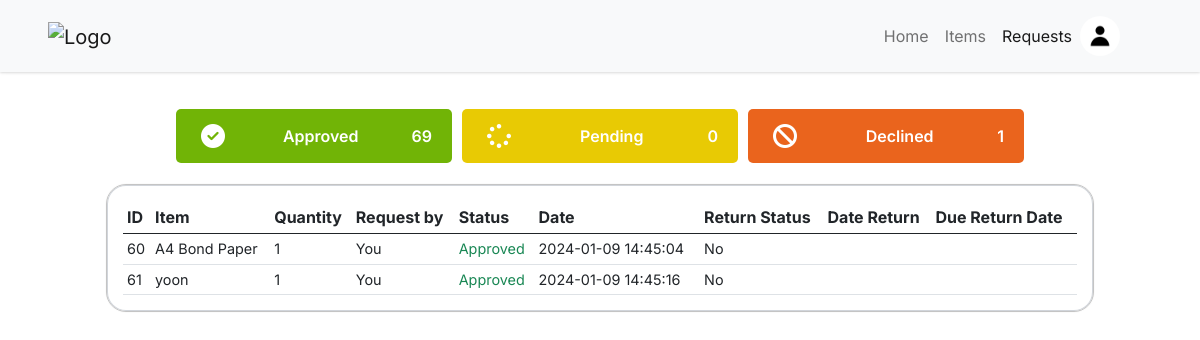
The page /requests.php (signed in) on the database as committed earlier.
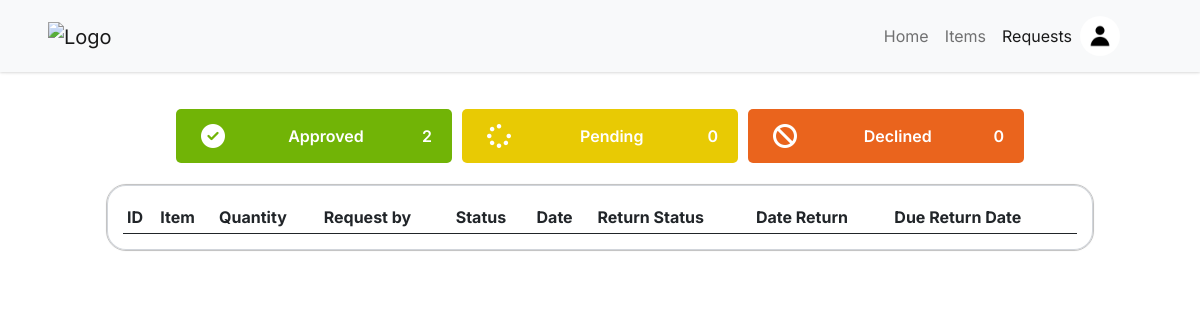
The same page on the database as committed later.
### tables this page shows
CREATE TABLE `users` (
  `user_id` int(11) NOT NULL,
  `user_firstname` varchar(255) NOT NULL,
  `user_lastname` varchar(255) NOT NULL,
  `user_email` varchar(255) NOT NULL,
  `user_password` varchar(255) NOT NULL,
  `user_category` int(11) NOT NULL,
  `user_chapter` int(11) NOT NULL,
  `user_image` varchar(255) NOT NULL,
  `user_status` enum('active','inactive') NOT NULL
);

CREATE TABLE `history` (
  `history_id` int(11) NOT NULL,
  `history_item_id` int(11) NOT NULL,
  `history_quantity` int(11) NOT NULL,
  `history_user_id` int(11) NOT NULL,
  `history_status` enum('approved','declined','pending','') NOT NULL,
  `history_date` timestamp NOT NULL DEFAULT current_timestamp() ON UPDATE current_timestamp(),
  `isReturned` int(1) NOT NULL,
  `history_date_return` varchar(30) NOT NULL,
  `history_due_date` varchar(30) NOT NULL
);

CREATE TABLE `items` (
  `item_id` int(11) NOT NULL,
  `unique_item_id` varchar(225) NOT NULL,
  `item_name` varchar(255) NOT NULL,
  `item_category` int(11) NOT NULL,
  `item_measure` int(11) NOT NULL,
  `item_quantity` int(11) NOT NULL,
  `item_chapter` int(11) NOT NULL,
  `item_status` enum('enabled','disabled','','') NOT NULL,
  `item_description` varchar(255) NOT NULL,
  `item_image` varchar(255) NOT NULL
);

### requests.php (the view, shortened to what the rows shown need)
<?php
include './includes/config.inc.php';
?>
<!DOCTYPE html>
<html lang="en">
<head>
    <?php include_once 'includes/headers.inc.php'; ?>
    <link rel="stylesheet" href="assets/css/style.css?v=<?php echo time(); ?>">
    <link rel="stylesheet" href="assets/css/nav.css?v=<?php echo time(); ?>">
    <link rel="stylesheet" href="assets/css/items.css?v=<?php echo time(); ?>">
    <link rel="stylesheet" href="assets/css/requests.css?v=<?php echo time(); ?>">
    <link rel="stylesheet" href="https://cdn.datatables.net/1.13.6/css/jquery.dataTables.css" />
</head>
<body>
    <?php include 'nav.php'; ?>
    <div id="wrapper">
        <div class="section px-5 pt-4">
                    <?php
                    $query = "SELECT COUNT(history_status) FROM history WHERE history_status = 'declined'";
                    ?>
            <div class="row justify-content-center align-items-center">
                <div class="col-12 col-sm-12 col-md-12 col-lg-11">
                    <div class="table-responsive">
                        <table class="table table-hover table-sm">
                            <thead>
                                <tr>
                                    <th>ID</th>
                                    <th>Item</th>
                                    <th>Quantity</th>
                                    <th>Request by</th>
                                    <th>Status</th>
                                    <th>Date</th>
                                    <th>Return Status</th>
                                    <th>Date Return</th>
                                    <th>Due Return Date</th>
                                </tr>
                            </thead>
                            <tbody>
                                <?php
                                if (isset($_SESSION['CT'])) {
                                    try {
                                        if ($_SESSION['CT'] == 1) {
                                            if ($_SESSION['CH'] == 1) {
                                                $query = "SELECT h.history_id AS ID,
                                                    i.item_name AS Item,
                                                    i.item_id AS itemID,
                                                    h.history_user_id AS userID,
                                                    h.history_quantity AS Quantity,
                                                    CONCAT(u.user_firstname, ' ', u.user_lastname) AS 'Request by',
                                                    h.history_status AS Status,
                                                    h.isReturned AS isReturned,
                                                    h.history_date_return AS dateReturn,
                                                    h.history_due_date AS dueDate,
                                                    h.history_date AS Date
                                                    FROM history AS h
                                                    INNER JOIN items AS i ON h.history_item_id = i.item_id
                                                    INNER JOIN users AS u ON h.history_user_id = u.user_id;";
                                            } else {
                                                $query = "SELECT h.history_id AS ID,
                                                    i.item_name AS Item,
                                                    i.item_id AS itemID,
                                                    h.history_user_id AS userID,
                                                    h.history_quantity AS Quantity,
                                                    CONCAT(u.user_firstname, ' ', u.user_lastname) AS 'Request by',
                                                    h.history_status AS Status,
                                                    h.history_date AS Date,
                                                    h.isReturned AS isReturned,
                                                    h.history_date_return AS dateReturn,
                                                    h.history_due_date AS dueDate,
                                                    h.history_user_id AS hUserID
                                                    FROM history AS h
                                                    INNER JOIN items AS i ON h.history_item_id = i.item_id
                                                    INNER JOIN users AS u ON h.history_user_id = u.user_id
                                                    WHERE u.user_chapter =" . $_SESSION['CH'] . ";";
                                            }
                                        } else if ($_SESSION['CT'] == 0) {
                                            $query = "SELECT h.history_id AS ID,
                                                i.item_name AS Item,
                                                i.item_id AS itemID,
                                                h.history_user_id AS userID,
                                                h.history_quantity AS Quantity,
                                                CONCAT(u.user_firstname, ' ', u.user_lastname) AS 'Request by',
                                                h.history_status AS Status,
                                                h.history_date AS Date,
                                                h.isReturned AS isReturned,
                                                h.history_date_return AS dateReturn,
                                                h.history_due_date AS dueDate
                                                FROM history AS h
                                                INNER JOIN items AS i ON h.history_item_id = i.item_id
                                                INNER JOIN users AS u ON h.history_user_id = u.user_id
                                                WHERE u.user_chapter = " . $_SESSION['CH'] . "
                                                AND u.user_id = " . $_SESSION['ID'] . ";";
                                        }
                                        $stmt = $pdo->query($query);
                                        $stmt->execute();
                                        $result = $stmt->fetchAll(PDO::FETCH_ASSOC);
                                        foreach ($result as $row) {
                                ?>
                                            <tr>
                                                <td><?php echo $row['ID']; ?></td>
                                                <td><?php echo $row['Item']; ?></td>
                                                <td><?php echo $row['Quantity']; ?></td>
                                                <td class="text-capitalize"><?php
                                                if ($row['userID'] == $_SESSION['ID']) {
                                                    echo 'You';
                                                }else{
                                                    echo $row['Request by'];
                                                }
                                                ?></td>
                                                <?php
                                                if ($row['Status'] == 'approved') {
                                                    echo '<td class="text-success text-capitalize small">' . $row['Status'] . '</td>';
                                                } else if ($row['Status'] == 'pending') {
                                                    echo '<td class="text-warning text-capitalize small">' . $row['Status'] . '</td>';
                                                } else if ($row['Status'] == 'declined') {
                                                    echo '<td class="text-danger text-capitalize small">' . $row['Status'] . '</td>';
                                                }
                                                ?>
                                                <td>
                                                    <?php
                                                    echo $row['Date'];
                                                    ?>
                                                </td>
                                                <td>
                                                    <?php
                                                    if ($row['isReturned'] == 0) {
                                                        echo 'No';
                                                    }
                                                    ?>
                                                </td>
                                                <td>
                                                </td>
                                                <td>
                                                </td>
                                            </tr>
                                <?php
                                        }
                                    } catch (PDOException $e) {
                                        echo "Error: " . $e->getMessage();
                                    }
                                }
                                ?>
                            </tbody>
                        </table>
                    </div>
                </div>
            </div>
        </div>
    </div>
</body>
</html>

### nav.php (shortened to what the rows shown need)
<?php
try {
    $stmt = $pdo->prepare("SELECT user_image FROM users WHERE user_id = :id");
    $stmt->bindParam(':id', $_SESSION['ID'], PDO::PARAM_INT);
    $stmt->execute();
    if ($stmt->rowCount() > 0) {
        $row = $stmt->fetch(PDO::FETCH_ASSOC);
        $userImage = $row['user_image'];
    }
} catch (PDOException $e) {
    echo "Error: " . $e->getMessage();
}
include './includes/config.inc.php';
?>
<div class="container">
    <nav class="navbar navbar-expand-lg navbar-light bg-light px-sm-5 px-md-5 px-lg-5 fixed-top mainnav">
        <div class="collapse navbar-collapse justify-content-end align-items-center" id="navbarNav">
            <ul class="navbar-nav d-flex justify-content-center align-items-center">
                <li class="nav-item dropdown pull-right">
                    <?php
                    try {
                        $stmt = $pdo->prepare("SELECT user_image FROM users WHERE user_id = :id");
                        $stmt->bindParam(':id', $_SESSION['ID'], PDO::PARAM_INT);
                        $stmt->execute();
                        if ($stmt->rowCount() > 0) {
                            $row = $stmt->fetch(PDO::FETCH_ASSOC);
                            $userImage = $row['user_image'];
                        }
                    } catch (PDOException $e) {
                        echo "Error: " . $e->getMessage();
                    }
                    ?>
                    <div class="rounded-image image-profile" id="dropdownMenuButton" data-toggle="dropdown" aria-haspopup="true" aria-expanded="false">
                        <img src="images/userProfiles/<?php echo $userImage; ?>" class="img-fluid" alt="User Image">
                    </div>
                </li>
            </ul>
        </div>
    </nav>
</div>

Rows that differ between the two databases and show on the page:
removed history: history_id "60", history_item.item_name "A4 Bond Paper", history_quantity "1", shows "You", history_status "Approved", history_date "2024-01-09 14:45:04", isReturned "No"
removed history: history_id "61", history_item.item_name "yoon", history_quantity "1", shows "You", history_status "Approved", history_date "2024-01-09 14:45:16", isReturned "No"
Other text that changed with them:
$count: "69" → "2"
$count: "1" → "0"
